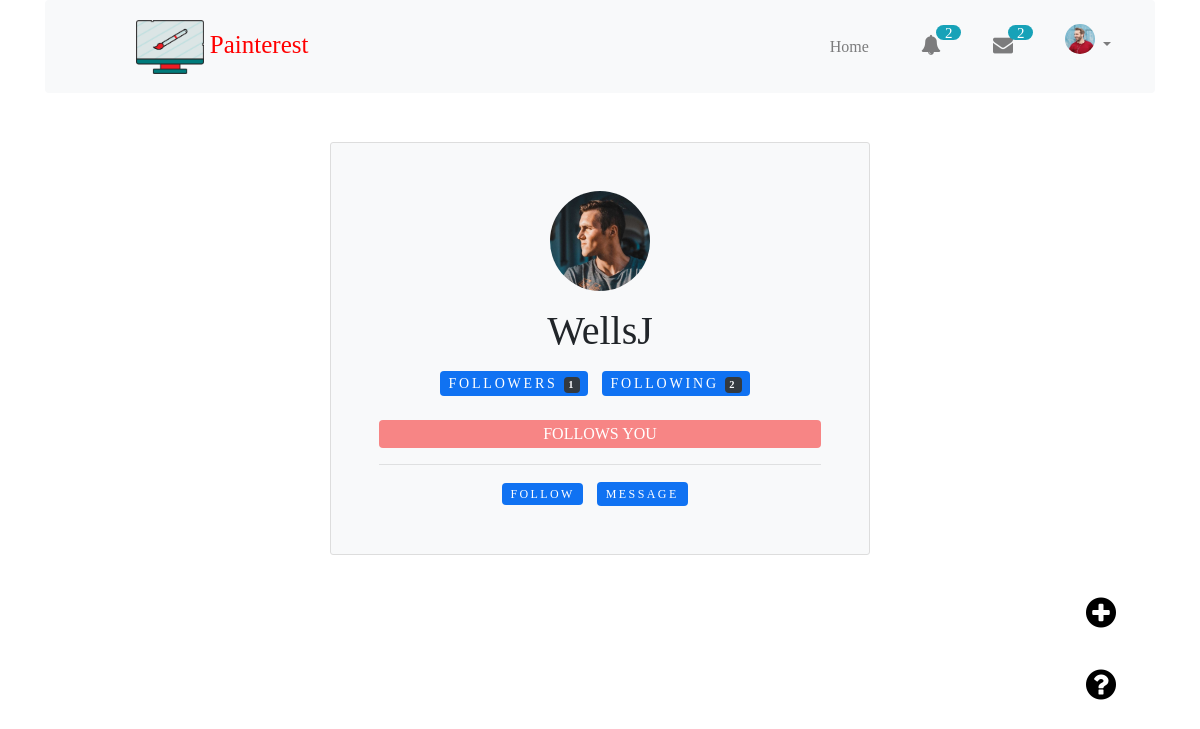
The app's page /painter_profile/WellsJ/ (signed in) with its own data.
### users/models.py (models this page shows, shortened)
class CustomUser(AbstractUser):
    email = models.EmailField(unique=True, max_length=60)
    username = models.CharField(max_length=50, unique=True, validators=[alphanumeric])
    USERNAME_FIELD = 'email'
    REQUIRED_FIELDS = []
    def __str__(self):
        return self.username

class Profile(models.Model):
    user = models.OneToOneField(settings.AUTH_USER_MODEL, related_name='profile', on_delete=models.CASCADE)
    image = models.ImageField(default='90a70ab564f045a48488cd440f3b56e4-dp.jpg', upload_to='profile_pics', blank=True)
    about = models.TextField(default='Write a little bit about yourself here', blank=True)
    website_url = models.CharField(max_length=50, blank=True)
    feed_tuner = models.ManyToManyField(Category, blank=True)

### users/views.py (the view)
# urls.py: path('painter_profile/<slug:painter>/', views.painter_profile_view, name='painter_profile'),
def painter_profile_view(request, painter):
    context = {
        'painter': CustomUser.objects.filter(username=painter).first(),
    }
    if request.user.is_authenticated:
        context['notify'] = len(Action.objects.filter(user_id__in=request.user.following.values_list('id',
            flat=True), action_for=request.user, read=False))
        context['unread_count'] = Message.objects.filter(recepient=request.user,
            read=False).count()
    return render(request, 'users/painter_profile.html', context)

### users/templates/users/painter_profile.html (shortened to what this page needs)
{% extends 'main/base.html' %}
{% block content %}
<div class="row">
    <div class="col-md-6 mx-auto my-auto text-center">
        <div class="content-section bg-light p-5">
            {% if painter.profile.image.name == '90a70ab564f045a48488cd440f3b56e4-dp.jpg' %}
                <div class="change_badge mx-auto">{{ painter.username.0 }}</div>
            {% else %}
                <img class="rounded-circle account-img" src="{{ painter.profile.image.url }}">
            {% endif %}
            {% if painter.first_name or painter.last_name %}
                <h1>{{ painter.first_name }} {{ painter.last_name }}</h1>
            {% else %}
                <h1>{{ painter.username }}</h1>
            {% endif %}
            <a href="{% url 'following_and_follower' painter%}" class="category follow mt-2">Followers
                <span class="badge bg-dark text-light">{{ painter.followers.all.count }}</span>
            </a>
            <a href="{% url 'following_and_follower' painter%}" class="category follow mt-2">Following
                <span class="badge bg-dark text-light">{{ painter.following.all.count }}</span>
            </a>
            {% if painter in user.followers.all %}
                <span class="follows_you mt-4">Follows you</span>
            {% endif %}
            <hr>
            {% if user != painter %}
                {% if user not in painter.followers.all %}
                    <a href="{% url 'follow' painter %}" class="category">Follow</a>
                {% else %}
                    <a href="{% url 'unfollow' painter %}" class="category">Unfollow</a>
                {% endif %}
                <button id="send_button" class="category btn">Message</button>
            {% endif %}
        </div>
    </div>
</div>
{% endblock %}

### main/templates/main/base.html (shortened to what this page needs)
{% load static %}
<!DOCTYPE html>
<html lang="en">
<head>
    <link rel="stylesheet" href="{% static 'main/css/bootstrap.css' %}">
    <link rel="stylesheet" href="{% static 'main/css/style.css' %}">
    <link rel="stylesheet" href="{% static 'main/fonts/fontawesome/css/font-awesome.min.css' %}">
</head>
<body>
    <div class="container">
        <nav class="navbar navbar-expand-lg navbar-light bg-light rounded">
            <a class="navbar-brand" href="{% url 'index' %}">
                <img src="/media/painterestLogo.png" class="logo img-fluid" alt=""> Painterest</a>
            <div class="collapse navbar-collapse" id="navbarNav">
                <ul class="navbar-nav d-flex">
                    <li class="nav-item">
                        <a class="nav-link" href="{% url 'index' %}">Home </a>
                    </li>
                    {% if not user.is_authenticated %}
                        <li class="nav-item">
                            <a class="nav-link" href="{% url 'register' %}" tabindex="-1" aria-disabled="true">Sign Up</a>
                        </li>
                        <li class="nav-item">
                            <a class="nav-link" href="{% url 'login' %}" tabindex="-1" aria-disabled="true">Login</a>
                        </li>
                    {% else %}
                        <li class="nav-item">
                            <a class="nav-link" href="{% url 'notifications' %}" tabindex="-1" aria-disabled="true">
                                <i class="fa fa-bell">
                                    {% if notify %}
                                        <span class="notificate badge-pill badge-info">{{ notify }}</span>
                                    {% endif %}
                                </i>
                            </a>
                        </li>
                        <li class="nav-item">
                            <a class="nav-link" href="{% url 'view_messages' %}" tabindex="-1" aria-disabled="true">
                                {% if unread_count %}
                                    <i class="fa fa-envelope">
                                        <span class="notificate badge-pill badge-info">{{ unread_count }}</span>
                                    </i>
                                {% else %}
                                    <i class="fa fa-envelope-open">
                                        <span class="notificate badge-pill badge-info"></span>
                                    </i>
                                {% endif %}
                            </a>
                        </li>
                        <li class="nav-item dropdown">
                            <a class="nav-link dropdown-toggle" href="#" id="dropdown09"
                                data-toggle="dropdown" aria-haspopup="true" aria-expanded="false">
                                {% if user.profile.image.name == '90a70ab564f045a48488cd440f3b56e4-dp.jpg' %}
                                    <div class="profile_badge">{{ user.username.0 }}</div>
                                {% else %}
                                    <img class="rounded-circle badge-account-img" src="{{ user.profile.image.url }}">
                                {% endif %}
                            </a>
                        </li>
                    {% endif %}
                </ul>
            </div>
        </nav>
    </div>
    <div class="container mt-5">
        <div class="col-md-5 mx-auto my-auto">
        </div>
        {% block content %} {% endblock %}
        {% if user.is_authenticated %}
            <div class="add">
                <a href="{% url 'add_paint' %}"><i class=" fa fa-plus-circle"></i></a>
            </div>
        {% endif %}
        <div>
            <label for="crazy" class="quest">
                <i class="fa fa-question-circle"></i>
            </label>
        </div>
    </div>
</body>
</html>

### main/static/main/css/style.css (style rules this page uses)
body { font-family: 'poppins' !important; }
.logo { height: 54px; }
nav .nav-item:last-child { padding-right: 3em; }
nav .nav-item { padding: 0.5em; }
.navbar-brand { font-size: 25px; color: red !important; padding-left: 3em; }
.nav-link i.fa { font-size: 20px; }
.nav-link { margin-right: 20px; }
.notificate { position: absolute; font-size: 15px; margin-left: -5px; margin-top: -10px; }
.badge-account-img { height: 30px; width: 30px; margin-bottom: 15px; }
.content-section { background: #ffffff; padding: 10px 20px; border: 1px solid #dddddd; border-radius: 3px; margin-bottom: 20px; }
.account-img { height: 100px; width: 100px; margin-bottom: 16px; }
.category { display: inline-block; background: #1072f2; padding: 2px 8px; line-height: 1.5; font-size: 12px; border-radius: 4px; text-transform: uppercase; color: #fff !important; margin-right: 10px; letter-spacing: .2em; text-decoration: none; }
.follow { font-size: 14px; }
.follows_you { background: rgb(247, 133, 133); color: #fff; padding: 2px 8px; text-transform: uppercase; border-radius: 4px; display: block; }
.dropdown { position: relative; display: inline-block; }
.container ul { display: none; }
.add i, .quest i { color: #000; }
.add { position: fixed; bottom: 20%; right: 7%; font-size: 35px; cursor: pointer; }
.quest { position: fixed; bottom: 10%; right: 7%; font-size: 35px; cursor: pointer; }
@media (min-width: 995px) { .navbar-nav { align-items: center; } }
@media (min-width: 768px) { nav .nav-item:last-child { padding-right: 0px; } }

### records on screen
CustomUser: profile.image (picture)
CustomUser: profile.image (picture), username "WellsJ", followers.all.count "1", following.all.count "2"

### other values on screen
{{ notify }} "2"
{{ unread_count }} "2"
